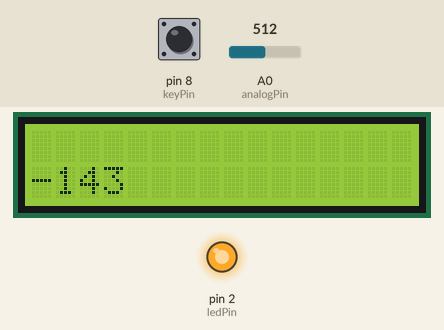
Simulated run of this sketch. Board: Arduino Uno, built with avr-gcc and run on an emulated ATmega328P. Parts: 16×2 character LCD, output pins drawn as LEDs (lit = HIGH). Inputs (shaded band) come from the test bench; at power-on: A0 (analogPin) = 512, pin 8 (keyPin) LOW. What the sketch prints to the serial monitor is not drawn.

Above: at 1.2 s.
1.3 s: A0 (analogPin) set to 306
At 2.4 s:
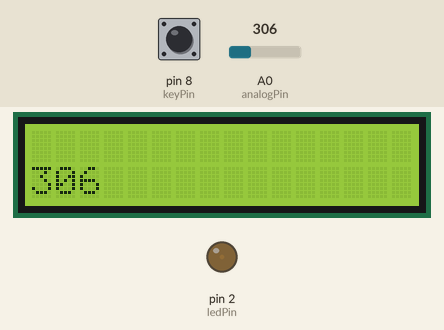
3.1 s: pin 8 (keyPin) pulled HIGH for 1 s
At 3.27 s:
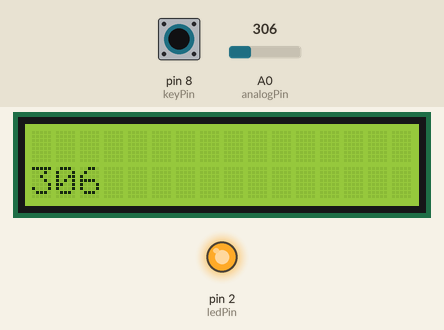
5.9 s: A0 (analogPin) set to 330
At 6.9 s:
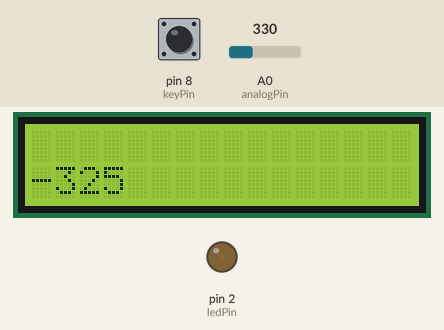
7.4 s: A0 (analogPin) set to 338
At 7.58 s:
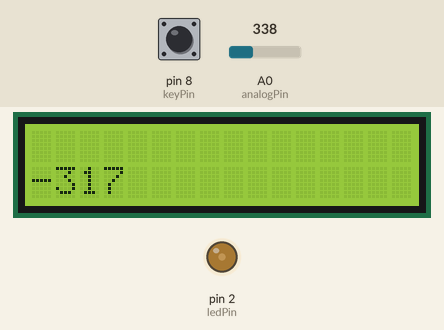
8.9 s: A0 (analogPin) set to 511
At 9.37 s:
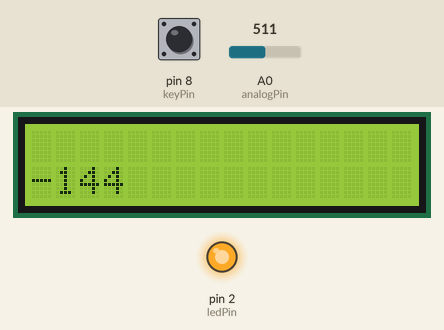
11.3 s: pin 8 (keyPin) pulled HIGH for 0.15 s
Timing chart, 0 to 13.0 s (numbered marks = the images above; inputs shaded):
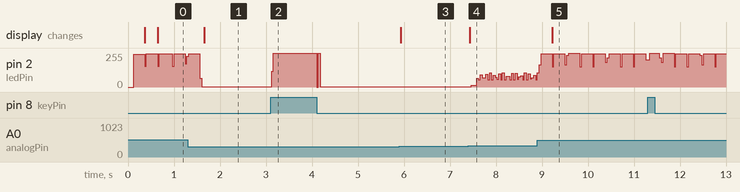

The sketch:

D_mmerungs_Licht.ino
```cpp
#include <Wire.h>
#include <LiquidCrystal_I2C.h>
LiquidCrystal_I2C lcd(0x3F,2,1,0,4,5,6,7,3, POSITIVE);
/**********************************/
const int keyPin = 8; //the number of the key pin
const int ledPin = 2;//the number of the led pin
int analogPin = 0;
int val = 0;
int valneu = 0;
int z = 0;
boolean state = false;
/**********************************/
void setup()
{
  pinMode(keyPin,INPUT);//initialize the key pin as input
  pinMode(ledPin,OUTPUT);//initialize the led pin as output
  Serial.begin(9600);

 lcd.begin (16,2);
 lcd.setBacklight(HIGH);
 lcd.print("Helligkeit");
 //delay(2000);
}
/**********************************/
void loop()
{
   val = analogRead(analogPin);    // read the input pin
   //lcd.setCursor(0,1);
   //lcd.print(val);

  valneu = valneu + val;
  //Serial.println(valneu);
   if(z == 100)
   {


           valneu = valneu/100;
           //Serial.println(valneu);
           lcd.clear();
           lcd.setCursor(0,1);
           lcd.print(valneu);
           z = 0;
           valneu = 0;
   }
  z = (z+1);
  if(valneu <= 250)
  {
    digitalWrite(ledPin,HIGH);
    Serial.println(valneu);
  }
  //Serial.println(z);
  //read the state of the key value
  //and check if the kye is pressed
  //if it is,the state is HIGH
//Serial.println(check_switch());

  if(check_switch()== HIGH)
  {

     digitalWrite(ledPin,HIGH);

  }
  else
  {
    digitalWrite(ledPin,LOW);
  }


}
/************************************/

boolean check_switch(){
 state = false;

    if(digitalRead(keyPin) ==HIGH )
  {

    state = true;
    //Serial.println(state);


  }
  else
  {
    state = false;
    //Serial.println(state);
  }
 return state;
}
```

Measured:
- the behaviour switches between 337 and 338 on A0 (analogPin) (found by bisection; images 3 and 4)
- after the input at 1.3 s, the display: changes after 0.36 s (image 1)
- after the input at 3.1 s, pin 2 (ledPin): 1/255 → 255/255 at once, → 1/255 0.98 s later
- after the input at 5.9 s, the display: changes at once (image 3)
- after the input at 7.4 s, the display: changes at once (image 4)
- after the input at 8.9 s, the display: changes after 0.32 s (image 5)
